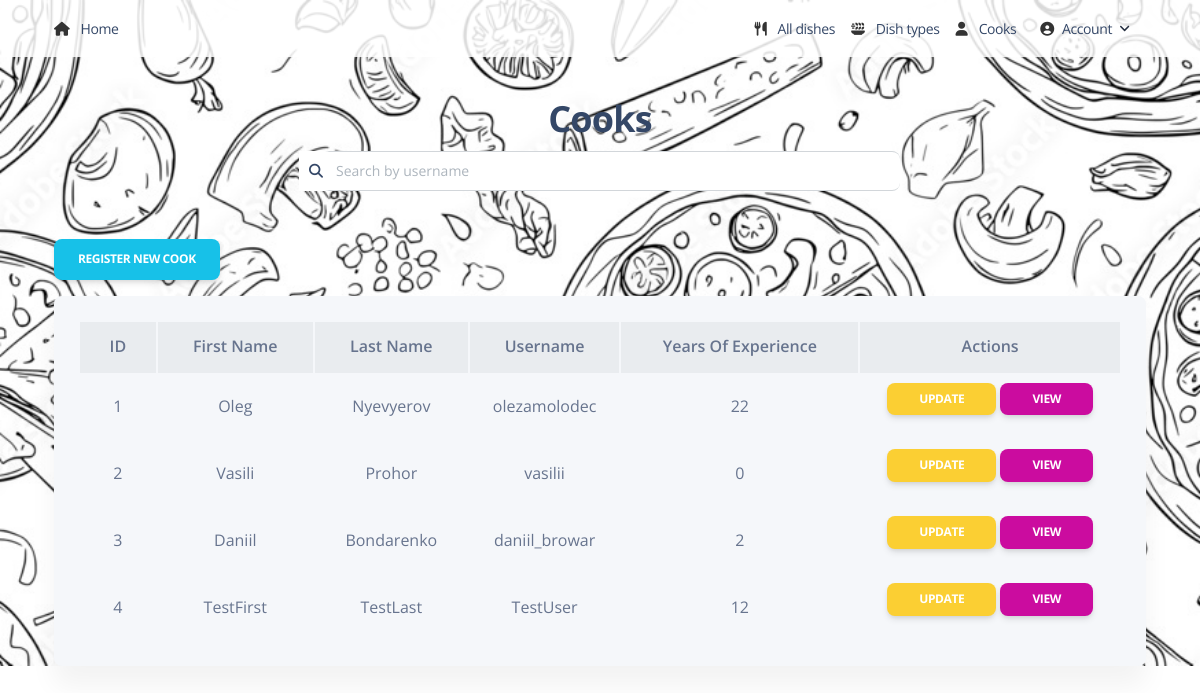
Screenshot of /cooks/ (signed in) with the database file from the repository.
### kitchen/models.py (models this page shows, shortened)
class Cook(AbstractUser):
    years_of_experience = models.IntegerField(default=0)
    class Meta:
        verbose_name = "cook"
        verbose_name_plural = "cooks"

### kitchen/views.py (the view)
# urls.py: path("cooks/", CookListView.as_view(), name="cook-list"),
class CookListView(LoginRequiredMixin, generic.ListView):
    model = Cook
    paginate_by = 5
    queryset = Cook.objects.prefetch_related("dishes")
    def get_context_data(self, **kwargs):
        context = super(CookListView, self).get_context_data(**kwargs)
        username = self.request.GET.get("username", "")
        context["search_form"] = CookUsernameSearchForm(
            initial={"username": username}
        )
        return context
    def get_queryset(self):
        queryset = super().get_queryset()
        form = CookUsernameSearchForm(self.request.GET)
        if form.is_valid():
            queryset = queryset.filter(
                username__icontains=form.cleaned_data["username"]
            )
            return queryset

### kitchen/forms.py
class CookUsernameSearchForm(forms.Form):
    username = forms.CharField(
        max_length=55,
        required=False,
        label="",
        widget=forms.TextInput(attrs={"placeholder": "Search by username"}),
    )

### templates/kitchen/cook_list.html (shortened to what this page needs)
{% extends "base.html" %}
{% load static %}
{% block content %}
<div class="container mt-5">
  <h2 class="text-center mt-7 text-black">Cooks</h2>
  <form method="get" action="" class="form-inline mb-5">
    <div class="input-group" style="max-width: 600px; margin: auto;">
      <input type="search" class="form-control text-black"
             placeholder="Search by username" aria-label="Search"
             aria-describedby="search-addon" name="name"
             value="{{ request.GET.name|default:'' }}"
             style="padding-left: 35px;">
      <button class="input-group-text border-0" id="search-addon" type="submit">
        <i class="fas fa-search"></i>
      </button>
    </div>
  </form>
  <a href="{% url 'kitchen:cook-create' %}" class="btn btn-info mb-3">
    Register New Cook
  </a>
  {% if object_list %}
  <div class="card shadow-2-strong" style="background-color: #f5f7fa; border-radius: 0.5rem;">
    <div class="card-body">
      <div class="table-responsive">
        <table class="table table-borderless mb-0 text-center align-middle">
          <thead class="bg-light">
            <tr>
              <th>ID</th>
              <th>First Name</th>
              <th>Last Name</th>
              <th>Username</th>
              <th>Years of Experience</th>
              <th>Actions</th>
            </tr>
          </thead>
          <tbody>
            {% for cook in object_list %}
            <tr>
              <td>
                {{ cook.pk }}
              </td>
              <td>{{ cook.first_name }}</td>
              <td>{{ cook.last_name }}</td>
              <td>{{ cook.username }}</td>
              <td>{{ cook.years_of_experience }}</td>
              <td>
                <a href="{% url 'kitchen:cook-update' cook.pk %}" class="btn btn-warning btn-sm">Update</a>
                <a href="{% url 'kitchen:cook-detail' cook.pk %}" class="btn btn-primary btn-sm">View</a>
              </td>
            </tr>
            {% endfor %}
          </tbody>
        </table>
      </div>
    </div>
  </div>
  {% else %}
  <p>Cook not found.</p>
  {% endif %}
</div>
{% endblock %}

### rows the page displays
Cook: pk "1", first_name "Oleg", last_name "Nyevyerov", username "olezamolodec", years_of_experience "22"
Cook: pk "2", first_name "Vasili", last_name "Prohor", username "vasilii", years_of_experience "0"
Cook: pk "3", first_name "Daniil", last_name "Bondarenko", username "daniil_browar", years_of_experience "2"
Cook: pk "4", first_name "TestFirst", last_name "TestLast", username "TestUser", years_of_experience "12"
